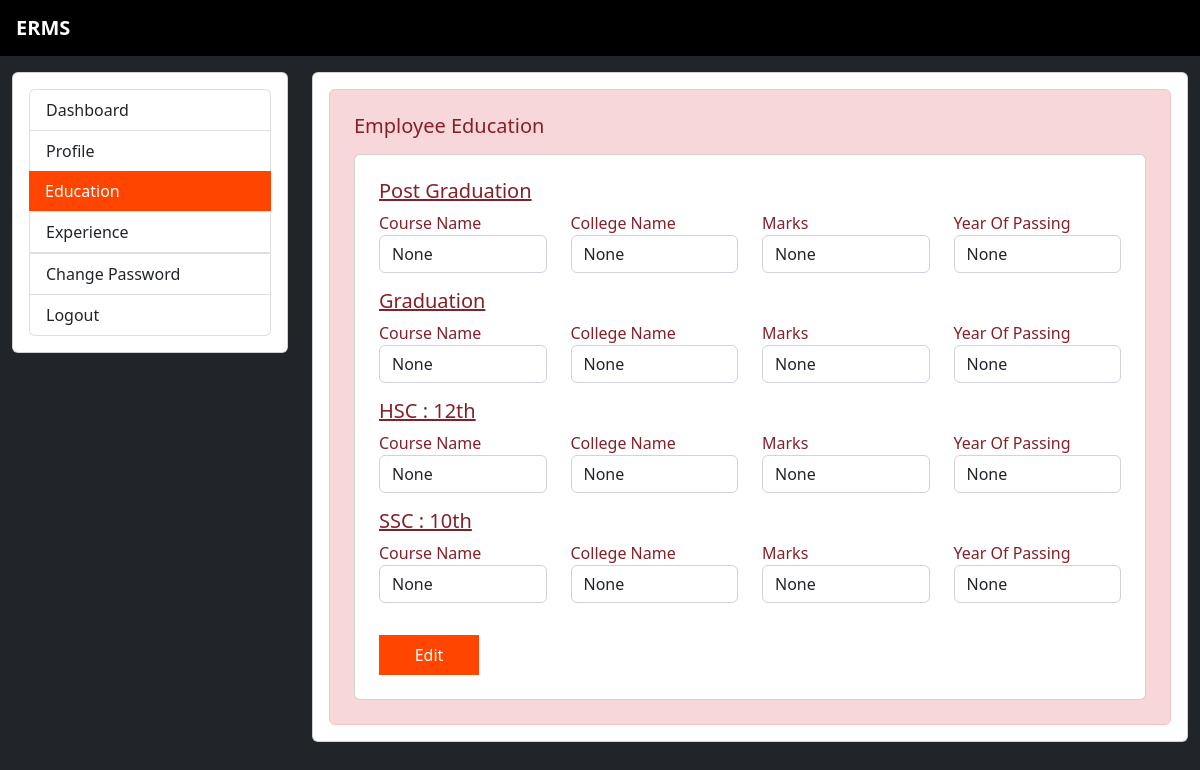
The page /emp_education (signed in) on the database its author committed.
### Application/models.py (models this page shows, shortened)
class EmployeeEducation(models.Model):
    user = models.ForeignKey(User,on_delete=models.CASCADE) #used to store pass , email , name
    CoursenamePG = models.CharField(max_length=100,null=True)
    CollegePG = models.CharField(max_length=100,null=True)
    ScorePG = models.CharField(max_length=100,null=True)
    PassoutPG = models.CharField(max_length=5,null=True)
    CoursenameG = models.CharField(max_length=100,null=True)
    CollegeG = models.CharField(max_length=100,null=True)
    ScoreG = models.CharField(max_length=100,null=True)
    PassoutG = models.CharField(max_length=5,null=True)
    CoursenameHSC = models.CharField(max_length=100,null=True)
    CollegeHSC = models.CharField(max_length=100,null=True)
    ScoreHSC = models.CharField(max_length=100,null=True)
    PassoutHSC = models.CharField(max_length=5,null=True)
    CoursenameSSC = models.CharField(max_length=100,null=True)
    CollegeSSC = models.CharField(max_length=100,null=True)
    ScoreSSC = models.CharField(max_length=100,null=True)
    PassoutSSC = models.CharField(max_length=5,null=True)

### Application/views.py (the view)
# urls.py: path('emp_education',views.emp_education,name="emp_education"),
def emp_education(request):
    if not request.user.is_authenticated:
        return redirect('emp_login')
    user = request.user #current user
    education = EmployeeEducation.objects.get(user=user)
    return render(request, 'emp_education.html',locals())

### Application/templates/emp_education.html (shortened to what this page needs)
{% extends 'design_base.html' %}
{% block data %}
<div class="card-body">
    <div class="alert alert-danger m-0 p-md-4" role="alert">
        <h5 class="mb-3">Employee Education</h5>
        <div class="card">
            <div class="card-body p-md-4">
                <div class="row">
                    <h5 class="text-decoration-underline">Post Graduation</h5>
                    <div class="col-md-3">
                        <label for="coursenamePG">Course Name</label>
                        <input type="text" class="form-control" placeholder="Course Name" name="coursenamePG"
                            id="coursenamePG" value="{{education.CoursenamePG}}" class="field left" readonly>
                    </div>
                    <div class="col-md-3">
                        <label for="collegePG">College Name</label>
                        <input type="text" class="form-control" placeholder="College Name" name="collegePG"
                            id="collegePG" value="{{education.CollegePG}}" class="field left" readonly>
                    </div>
                    <div class="col-md-3">
                        <label for="marksPG">Marks</label>
                        <input type="text" class="form-control" placeholder="Marks" name="marksPG" id="marksPG"
                            value="{{education.ScorePG}}" class="field left" readonly>
                    </div>
                    <div class="col-md-3">
                        <label for="passoutPG">Year Of Passing</label>
                        <input type="text" class="form-control" placeholder="Year" name="passoutPG" id="passoutPG"
                            value="{{education.PassoutPG}}" class="field left" readonly>
                    </div>
                </div>
                <div class="row my-3">
                    <h5 class="text-decoration-underline">Graduation</h5>
                    <div class="col-md-3">
                        <label for="coursenameG">Course Name</label>
                        <input type="text" class="form-control" placeholder="Course Name" name="coursenameG"
                            id="coursenameG" value="{{education.CoursenameG}}" class="field left" readonly>
                    </div>
                    <div class="col-md-3">
                        <label for="collegeG">College Name</label>
                        <input type="text" class="form-control" placeholder="College Name" name="collegeG" id="collegeG"
                            value="{{education.CollegeG}}" class="field left" readonly>
                    </div>
                    <div class="col-md-3">
                        <label for="marksG">Marks</label>
                        <input type="text" class="form-control" placeholder="Marks" name="marksG" id="marksG"
                            value="{{education.ScoreG}}" class="field left" readonly>
                    </div>
                    <div class="col-md-3">
                        <label for="passoutG">Year Of Passing</label>
                        <input type="text" class="form-control" placeholder="Year" name="passoutG" id="passoutG"
                            value="{{education.PassoutG}}" class="field left" readonly>
                    </div>
                </div>
                <div class="row my-3">
                    <h5 class="text-decoration-underline">HSC : 12th</h5>
                    <div class="col-md-3">
                        <label for="coursenameHSC">Course Name</label>
                        <input type="text" class="form-control" placeholder="Course Name" name="coursenameHSC"
                            id="coursenameHSC" value="{{education.CoursenameHSC}}" class="field left" readonly>
                    </div>
                    <div class="col-md-3">
                        <label for="collegeHSC">College Name</label>
                        <input type="text" class="form-control" placeholder="College Name" name="collegeHSC"
                            id="collegeHSC" value="{{education.CollegeHSC}}" class="field left" readonly>
                    </div>
                    <div class="col-md-3">
                        <label for="marksHSC">Marks</label>
                        <input type="text" class="form-control" placeholder="Marks" name="marksHSC" id="marksHSC"
                            value="{{education.ScoreHSC}}" class="field left" readonly>
                    </div>
                    <div class="col-md-3">
                        <label for="passoutHSC">Year Of Passing</label>
                        <input type="text" class="form-control" placeholder="Year" name="passoutHSC" id="passoutHSC"
                            value="{{education.PassoutHSC}}" class="field left" readonly>
                    </div>
                </div>
                <div class="row my-3">
                    <h5 class="text-decoration-underline">SSC : 10th</h5>
                    <div class="col-md-3">
                        <label for="coursenameSSC">Course Name</label>
                        <input type="text" class="form-control" placeholder="Course Name" name="coursenameSSC"
                            id="coursenameSSC" value="{{education.CoursenameSSC}}" class="field left" readonly>
                    </div>
                    <div class="col-md-3">
                        <label for="collegeSSC">College Name</label>
                        <input type="text" class="form-control" placeholder="College Name" name="collegeSSC"
                            id="collegeSSC" value="{{education.CollegeSSC}}" class="field left" readonly>
                    </div>
                    <div class="col-md-3">
                        <label for="marksSSC">Marks</label>
                        <input type="text" class="form-control" placeholder="Marks" name="marksSSC" id="marksSSC"
                            value="{{education.ScoreSSC}}" class="field left" readonly>
                    </div>
                    <div class="col-md-3">
                        <label for="passoutSSC">Year Of Passing</label>
                        <input type="text" class="form-control" placeholder="Year" name="passoutSSC" id="passoutSSC"
                            value="{{education.PassoutSSC}}" class="field left" readonly>
                    </div>
                </div>
                <div class="col-md-12">
                    <a href="{% url 'edit_Education' %}"><button class="btn mt-3 p-2"
                            style="border: 0px;border-radius: 0px;background-color: orangered;color: white;width:100px;"
                            type="submit">Edit</button></a>
                </div>
            </div>
        </div>
    </div>
</div>
{% endblock data %}

### Application/templates/design_base.html (shortened to what this page needs)
<!doctype html>
<html lang="en">
  <head>
    <link href="https://cdn.jsdelivr.net/npm/bootstrap@5.2.3/dist/css/bootstrap.min.css" rel="stylesheet">
  </head>
  <body>
    <nav class="d-md-block d-none">
        <div class="container-fluid text-white bg-black p-3">
            <h5 class="p-0 m-0"><b>ERMS</b></h5>
        </div>
    </nav>
  <div class="container-fluid bg-dark">
      <div class="row">
          <div class="col-md-3 d-md-block d-none mt-3">
              <div class="card">
                  <div class="card-body">
                      <div class="list-group">
                          <a href="{% url 'emp_Interface' %}" class="list-group-item list-group-item list-group-item-action {% if request.path == '/emp_Interface' %}active{% endif %}">Dashboard</a>
                          <a href="{% url 'emp_profile' %}" class="list-group-item list-group-item-action {% if request.path == '/emp_profile' %}active{% endif %}">Profile</a>
                          <a href="{% url 'emp_education' %}" class="list-group-item list-group-item-action {% if request.path == '/emp_education' %}active{% endif %}">Education</a>
                          <a href="{% url 'emp_Experience' %}" class="list-group-item list-group-item-action {% if request.path == '/emp_Experience' %}active{% endif %}">Experience</a>
                          <a href="{% url 'emp_changePassword' %}" class="list-group-item list-group-item-action {% if request.path == '/emp_changePassword' %}active{% endif %}">Change Password</a>
                          <a href="{% url 'emp_logout' %}" class="list-group-item list-group-item-action {% if request.path == '/emp_logout' %}active{% endif %}" onclick="return confirm('Confirm Logout ? \n user : {{user.username}}')">Logout</a>
                      </div>
                  </div>
              </div>
          </div>
          <div class="col-md-9 mt-3">
              <div class="card">
                {% block data %}
                {% endblock data %}
              </div>
          </div>
      </div>
  </div>
  </body>
</html>

### Application/templates/design_base.html (style rules this page uses)
body { background-color:#212529; }
.card .card-body .active { background-color:orangered; border:0px; }

### rows shown on the page
EmployeeEducation: coursenamePG "None", collegePG "None", marksPG "None", passoutPG "None", coursenameG "None", collegeG "None", marksG "None", passoutG "None", coursenameHSC "None", collegeHSC "None", marksHSC "None", passoutHSC "None", coursenameSSC "None", collegeSSC "None", marksSSC "None", passoutSSC "None"
